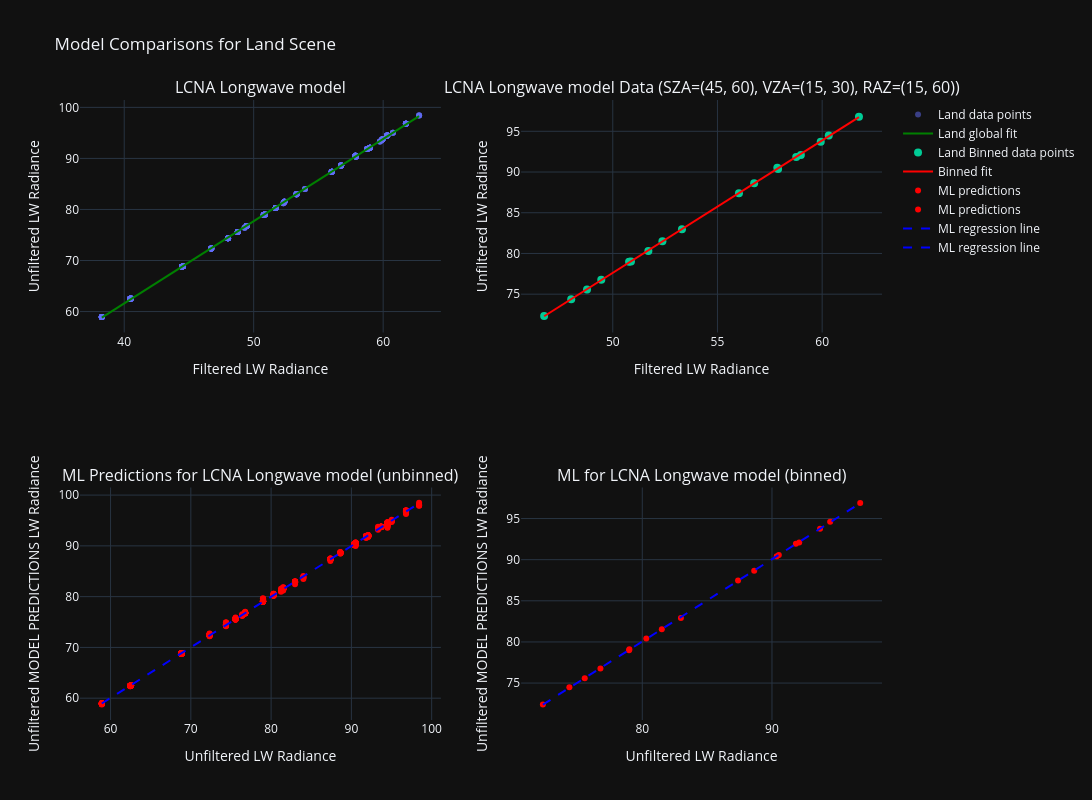

The cell this chart's notebook holds for it:
### Code cell
compare_global_vs_bin_fit_interactive(
    land_clear,
    scene="Land",
    sza_range=(45,60),
    vza_range=(15,30),
    raz_range=(15,60),
    degree=1,
    ml_model=lw_bm_no_geos["Final_Model"],
    name="LCNA Longwave model",
    ml_features=['Longwave Filtered Rads (Integrated)', 'M1', 'M2', 'M3', 'M4', 'I1', 'M5', 'DNB', 'M6', 'I2', 'M7', 'M8', 'M9', 'I3', 'M10', 'M11'],
    is_sw=False
)

### Figure 1 — Plotly figure (JSON) as saved in the notebook; plotly's stock layout.template omitted (floating-point values rounded to 4 significant figures; data arrays with more than 128 entries replaced by an {"elided": "..."} marker saying what was removed)
{"data": [{"hovertemplate": "Filtered: %{x:.2f}<br>Unfiltered: %{y:.2f}", "marker": {"opacity": 0.5, "size": 6}, "mode": "markers", "name": "Land data points", "x": {"elided": "630 float values"}, "y": {"elided": "630 float values"}, "type": "scatter", "xaxis": "x", "yaxis": "y"}, {"line": {"color": "green", "width": 2}, "mode": "lines", "name": "Land global fit", "x": {"elided": "630 float values"}, "y": {"elided": "630 float values"}, "type": "scatter", "xaxis": "x", "yaxis": "y"}, {"hovertemplate": "Filtered: %{x:.2f}<br>Unfiltered: %{y:.2f}", "marker": {"size": 8}, "mode": "markers", "name": "Land Binned data points", "x": [61.76, 59.93, 58.98, 53.3, 51.7, 48.77, 60.32, 58.76, 57.89, 52.37, 50.87, 48.02, 57.86, 56.75, 56.03, 50.78, 49.45, 46.72], "y": [96.8, 93.71, 92.1, 82.98, 80.31, 75.56, 94.49, 91.84, 90.37, 81.51, 79.0, 74.38, 90.53, 88.63, 87.38, 78.98, 76.77, 72.34], "type": "scatter", "xaxis": "x2", "yaxis": "y2"}, {"line": {"color": "red", "width": 2}, "mode": "lines", "name": "Binned fit", "x": [46.72, 48.02, 48.77, 49.45, 50.78, 50.87, 51.7, 52.37, 53.3, 56.03, 56.75, 57.86, 57.89, 58.76, 58.98, 59.93, 60.32, 61.76], "y": [72.29, 74.39, 75.62, 76.73, 78.89, 79.03, 80.39, 81.48, 82.99, 87.42, 88.6, 90.4, 90.46, 91.87, 92.23, 93.77, 94.39, 96.74], "type": "scatter", "xaxis": "x2", "yaxis": "y2"}, {"hovertemplate": "Unfiltered: %{x:.2f}<br>Predicted: %{y:.2f}", "marker": {"color": "red", "size": 6}, "mode": "markers", "name": "ML predictions", "x": {"elided": "630 float values"}, "y": {"elided": "630 float values"}, "type": "scatter", "xaxis": "x3", "yaxis": "y3"}, {"hovertemplate": "Unfiltered: %{x:.2f}<br>Predicted: %{y:.2f}", "marker": {"color": "red", "size": 6}, "mode": "markers", "name": "ML predictions", "x": [96.8, 93.71, 92.1, 82.98, 80.31, 75.56, 94.49, 91.84, 90.37, 81.51, 79.0, 74.38, 90.53, 88.63, 87.38, 78.98, 76.77, 72.34], "y": [96.9, 93.77, 92.08, 82.92, 80.42, 75.59, 94.6, 91.93, 90.41, 81.55, 79.12, 74.51, 90.58, 88.64, 87.47, 78.99, 76.77, 72.38], "type": "scatter", "xaxis": "x4", "yaxis": "y4"}, {"line": {"color": "blue", "dash": "dash", "width": 2}, "mode": "lines", "name": "ML regression line", "x": {"elided": "630 float values"}, "y": {"elided": "630 float values"}, "type": "scatter", "xaxis": "x3", "yaxis": "y3"}, {"line": {"color": "blue", "dash": "dash", "width": 2}, "mode": "lines", "name": "ML regression line", "x": [72.34, 74.38, 75.56, 76.77, 78.98, 79.0, 80.31, 81.51, 82.98, 87.38, 88.63, 90.37, 90.53, 91.84, 92.1, 93.71, 94.49, 96.8], "y": [72.38, 74.42, 75.61, 76.82, 79.03, 79.05, 80.36, 81.56, 83.03, 87.44, 88.69, 90.42, 90.58, 91.9, 92.16, 93.77, 94.55, 96.86], "type": "scatter", "xaxis": "x4", "yaxis": "y4"}], "layout": {"xaxis": {"anchor": "y", "domain": [0.0, 0.45], "title": {"text": "Filtered LW Radiance"}}, "yaxis": {"anchor": "x", "domain": [0.625, 1.0], "title": {"text": "Unfiltered LW Radiance"}}, "xaxis2": {"anchor": "y2", "domain": [0.55, 1.0], "title": {"text": "Filtered LW Radiance"}}, "yaxis2": {"anchor": "x2", "domain": [0.625, 1.0], "title": {"text": "Unfiltered LW Radiance"}}, "xaxis3": {"anchor": "y3", "domain": [0.0, 0.45], "title": {"text": "Unfiltered LW Radiance"}}, "yaxis3": {"anchor": "x3", "domain": [0.0, 0.375], "title": {"text": "Unfiltered MODEL PREDICTIONS LW Radiance"}}, "xaxis4": {"anchor": "y4", "domain": [0.55, 1.0], "title": {"text": "Unfiltered LW Radiance"}}, "yaxis4": {"anchor": "x4", "domain": [0.0, 0.375], "title": {"text": "Unfiltered MODEL PREDICTIONS LW Radiance"}}, "annotations": [{"font": {"size": 16}, "showarrow": false, "text": "LCNA Longwave model", "x": 0.225, "xanchor": "center", "xref": "paper", "y": 1.0, "yanchor": "bottom", "yref": "paper"}, {"font": {"size": 16}, "showarrow": false, "text": "LCNA Longwave model Data (SZA=(45, 60), VZA=(15, 30), RAZ=(15, 60))", "x": 0.775, "xanchor": "center", "xref": "paper", "y": 1.0, "yanchor": "bottom", "yref": "paper"}, {"font": {"size": 16}, "showarrow": false, "text": "ML Predictions for LCNA Longwave model (unbinned)", "x": 0.225, "xanchor": "center", "xref": "paper", "y": 0.375, "yanchor": "bottom", "yref": "paper"}, {"font": {"size": 16}, "showarrow": false, "text": "ML for LCNA Longwave model (binned)", "x": 0.775, "xanchor": "center", "xref": "paper", "y": 0.375, "yanchor": "bottom", "yref": "paper"}], "title": {"text": "Model Comparisons for Land Scene"}, "height": 800, "width": 1200, "showlegend": true}}
